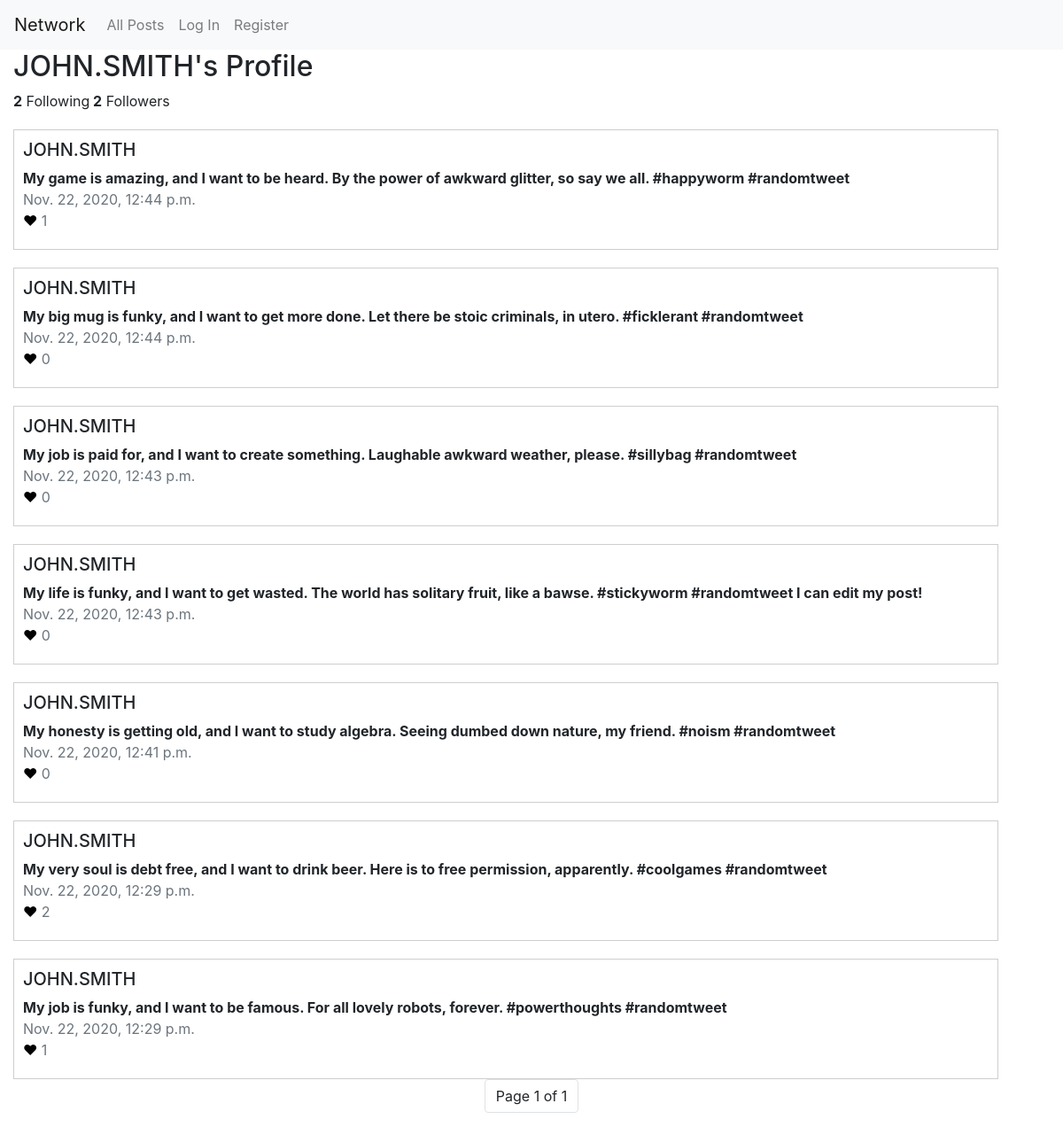
The page /profile/3 on the database its author committed.
### network/models.py (models this page shows)
class User(AbstractUser):
    pass

class Post(models.Model):
    user = models.ForeignKey("User", on_delete=models.CASCADE, related_name="posts")
    body = models.TextField(blank=True, max_length=280)
    timestamp = models.DateTimeField(auto_now_add=True)
    like = models.ManyToManyField("User", related_name="post_likes", blank=True)
    def num_likes(self):
        return self.like.count()

### network/views.py (the view)
# urls.py: path("profile/<str:user_id>", views.profile, name="profile"),
def profile(request, user_id):
    user = User.objects.get(id=user_id)
    post_list = Post.objects.filter(user=user).order_by('-timestamp')
    paginator = Paginator(post_list, 10) # Show 10 posts per page.
    page_number = request.GET.get('page')
    page_obj = paginator.get_page(page_number)
    followers = Follow.objects.filter(following=user_id).count()
    following = Follow.objects.filter(follower=user_id).count()
    if request.user.is_authenticated:
        follow_status = Follow.objects.filter(following=User.objects.get(id=user_id)).filter(follower=User.objects.get(id=request.user.id))
    else:
        follow_status = 0
    return render(request, "network/profile.html", {
        "profile": user,
        "header": "Profile",
        "page_obj": page_obj,
        "followers": followers,
        "following": following,
        "follow_status": follow_status
    })

### network/templates/network/profile.html (shortened to what this page needs)
{% extends "network/layout.html" %}
{% load static %}
{% block body %}
<div class="container-fluid">
    <h2>{{ profile.username|upper }}'s {{ header }}</h2>
    <b>{{ following }}</b> Following<b> {{ followers}}</b> Followers
    {% for post in page_obj %}
        <div class="box">
            <h5><a href="{% url 'profile' post.user.id %}" alt="View {{ post.user }}'s profile" class="user">{{ post.user|upper }}</a></h5>
            <p class="post-body" id="post-body-{{ post.id }}">{{ post.body }}</p>
            <p class="text-secondary date">{{ post.timestamp }}</p>
            {% if user in post.like.all %}
                <p class="like" id="{{ post.id }}" style="color:red;"><a href="javascript:void(0);">♥</a></p>
            {% else %}
                <p class="like" id="{{ post.id }}" style="color:black;"><a href="javascript:void(0);">♥</a></p>
            {% endif %}
            <p class="text-secondary like" id="count-like-{{ post.id }}">{{ post.num_likes }}</p>
        </div>
    {% endfor %}
    <nav>
    <ul class="pagination justify-content-center">
        <li class="page-item"><a class="page-link">Page {{ page_obj.number }} of {{ page_obj.paginator.num_pages }}</a></li>
    </ul>
</nav>
</div>
{% endblock %}

### network/static/network/styles.css (style rules this page uses)
a, a:hover, a:focus, a:active { color: inherit; }
.box { border: 1px solid #cecece; width: 95%; margin-top: 20px; padding-top: 10px; padding-right: 10px; padding-bottom: 20px; padding-left: 10px; }
.post-body { font-weight: bold; margin: 0; }
.like { display: inline; margin: 0; }
.date { margin: 0; }

### rows shown on the page
User: username "JOHN.SMITH"
Post: user "JOHN.SMITH", body "My game is amazing, and I want to be heard. By the power of awkward glitter, so say we all. #happyworm #randomtweet", timestamp "Nov. 22, 2020, 12:44 p.m.", num_likes "1"
Post: user "JOHN.SMITH", body "My big mug is funky, and I want to get more done. Let there be stoic criminals, in utero. #ficklerant #randomtweet", timestamp "Nov. 22, 2020, 12:44 p.m.", num_likes "0"
Post: user "JOHN.SMITH", body "My job is paid for, and I want to create something. Laughable awkward weather, please. #sillybag #randomtweet", timestamp "Nov. 22, 2020, 12:43 p.m.", num_likes "0"
Post: user "JOHN.SMITH", body "My life is funky, and I want to get wasted. The world has solitary fruit, like a bawse. #stickyworm #randomtweet I can edit my post!", timestamp "Nov. 22, 2020, 12:43 p.m.", num_likes "0"
Post: user "JOHN.SMITH", body "My honesty is getting old, and I want to study algebra. Seeing dumbed down nature, my friend. #noism #randomtweet", timestamp "Nov. 22, 2020, 12:41 p.m.", num_likes "0"
Post: user "JOHN.SMITH", body "My very soul is debt free, and I want to drink beer. Here is to free permission, apparently. #coolgames #randomtweet", timestamp "Nov. 22, 2020, 12:29 p.m.", num_likes "2"
Post: user "JOHN.SMITH", body "My job is funky, and I want to be famous. For all lovely robots, forever. #powerthoughts #randomtweet", timestamp "Nov. 22, 2020, 12:29 p.m.", num_likes "1"

### other values the page prints
{{ header }} "Profile"
{{ following }} "2"
{{ followers }} "2"
{{ page_obj.number }} "1"
{{ page_obj.paginator.num_pages }} "1"
